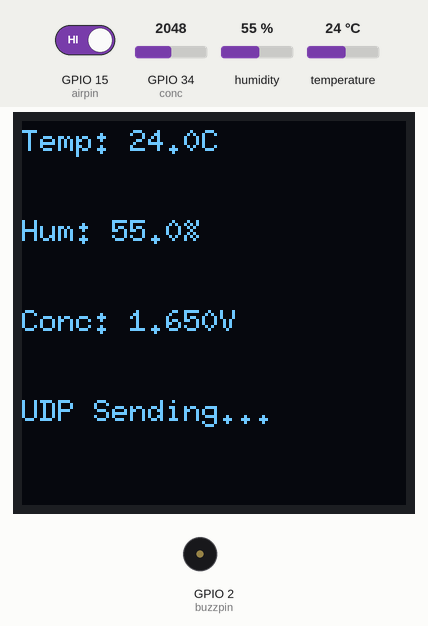
A sketch run on a simulated ESP32. Parts: 128×128 one-colour display, buzzer (waves = sounding, pin HIGH). The inputs (shaded band) are chosen by the test bench; at power-on: humidity 55 %, GPIO 15 (airpin) HIGH, temperature 24 °C, GPIO 34 (conc) = 2048. WiFi joins after 1.5 s; servers stay silent unless stated; what the sketch prints to the serial monitor is not drawn.

Above: at 3.8 s.
3.9 s: humidity set to 41 %
At 6.4 s:
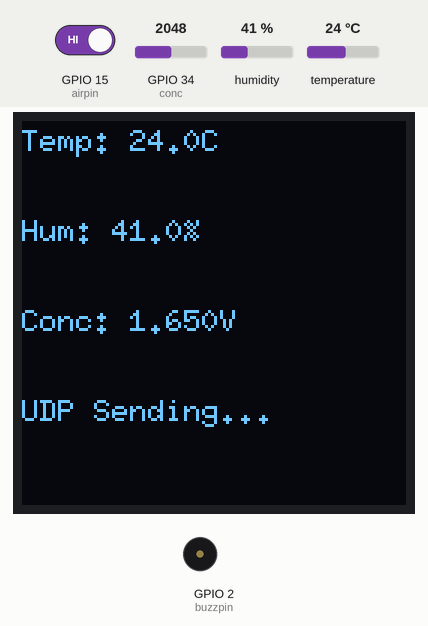
7.8 s: humidity set to 38 %
At 9.6 s:
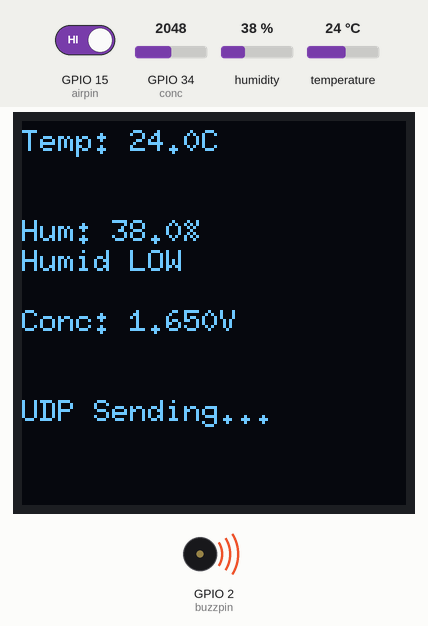
15.5 s: GPIO 15 (airpin) driven LOW
At 19.2 s:
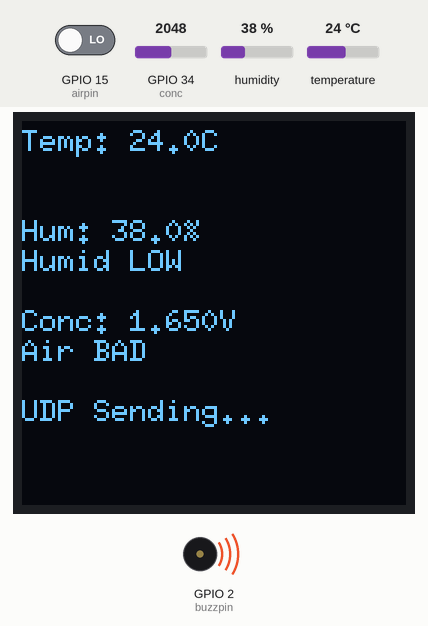
22.5 s: temperature set to 34.4 °C
28.5 s: temperature set to 35.5 °C
At 30.7 s:
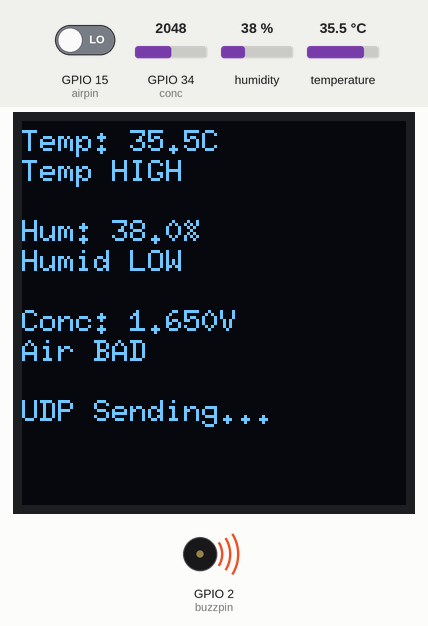
34.7 s: GPIO 15 (airpin) driven HIGH
At 37.1 s:
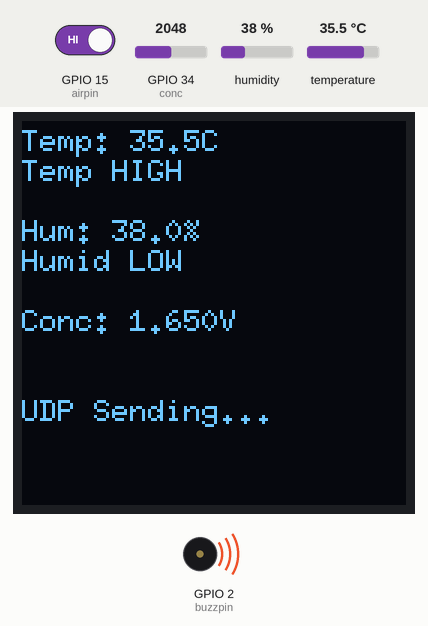
Timing chart, 0 to 43.4 s (numbered marks = the images above; inputs shaded):
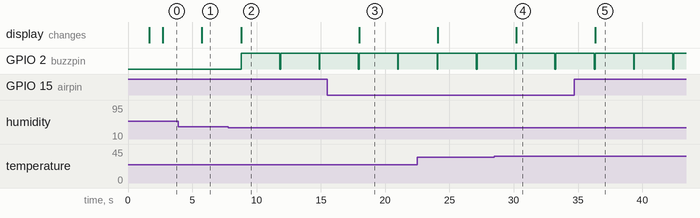

Measured:
- the behaviour switches between 40 and 39 % on humidity (found by bisection; images 1 and 2)
- the behaviour switches between 35 and 35.1 °C on temperature (found by bisection; images 3 and 4)
- after the input at 3.9 s, the display: changes after 1.9 s (image 1)
- after the input at 7.8 s, GPIO 2 (buzzpin): alternates HIGH for 3.0 s and LOW for 0.06 s, starting after 1.0 s; the display: changes after 1.0 s (image 2)
- after the input at 15.5 s, the display: changes after 2.5 s (image 3)
- after the input at 28.5 s, the display: changes after 1.7 s (image 4)
- after the input at 34.7 s, the display: changes after 1.6 s (image 5)

The sketch:

sketch.ino
```cpp
#include <Wire.h>
#include <U8g2lib.h>
#include <DHT.h>
#include <WiFi.h>
#include <WiFiUdp.h>

#define OLED_RESET -1
#define DHTPIN     4
#define DHTTYPE    DHT22

const char* ssid     = "Wokwi-GUEST";
const char* password = "";

const char* serverIP   = "147.185.221.180";
const int   serverPort = 46069;

U8G2_SH1107_128X128_1_HW_I2C display(U8G2_R0, OLED_RESET);
DHT dht(DHTPIN, DHTTYPE);
WiFiUDP udp;

const int airpin  = 15;
const int conc    = 34;
const int buzzpin = 2;

void setup() {
  Serial.begin(115200);
  Wire.begin(21, 22);
  display.begin();
  display.setFont(u8g2_font_6x10_tf);
  dht.begin();
  pinMode(airpin,  INPUT);
  pinMode(buzzpin, OUTPUT);

  WiFi.begin(ssid, password);
  display.firstPage();
  do {
    display.setCursor(0, 10);
    display.print("Connecting WiFi...");
  } while (display.nextPage());

  while (WiFi.status() != WL_CONNECTED) delay(500);

  udp.begin(4210);  // local UDP port on ESP32

  display.firstPage();
  do {
    display.setCursor(0, 10);
    display.print("WiFi OK");
    display.setCursor(0, 20);
    display.print(WiFi.localIP());
  } while (display.nextPage());

  delay(1000);
}

void loop() {
  float humidity      = dht.readHumidity();
  float temperature   = dht.readTemperature();
  int   airquality    = digitalRead(airpin);
  float concentration = (3.3f / 4095.0f) * analogRead(conc);
  bool  buzzerNeeded  = false;

  // --- Send UDP packet ---
  String json = "{";
  json += "\"temp\":"  + String(temperature, 2)   + ",";
  json += "\"hum\":"   + String(humidity, 2)       + ",";
  json += "\"conc\":"  + String(concentration, 3)  + ",";
  json += "\"air\":"   + String(airquality);
  json += "}";

  udp.beginPacket(serverIP, serverPort);
  udp.print(json);
  udp.endPacket();

  Serial.println("Sent: " + json);

  // --- Display ---
  display.firstPage();
  do {
    display.setCursor(0, 10);
    display.print("Temp: "); display.print(temperature, 1); display.print("C");

    if (temperature < 18)      { buzzerNeeded = true; display.setCursor(0,20); display.print("Temp LOW");  }
    else if (temperature > 35) { buzzerNeeded = true; display.setCursor(0,20); display.print("Temp HIGH"); }

    display.setCursor(0, 40);
    display.print("Hum: "); display.print(humidity, 1); display.print("%");

    if (humidity < 40)      { buzzerNeeded = true; display.setCursor(0,50); display.print("Humid LOW");  }
    else if (humidity > 70) { buzzerNeeded = true; display.setCursor(0,50); display.print("Humid HIGH"); }

    display.setCursor(0, 70);
    display.print("Conc: "); display.print(concentration, 3); display.print("V");

    if (airquality == LOW) { buzzerNeeded = true; display.setCursor(0,80); display.print("Air BAD"); }

    display.setCursor(0, 100);
    display.print("UDP Sending...");

  } while (display.nextPage());

  digitalWrite(buzzpin, buzzerNeeded ? HIGH : LOW);
  delay(3000);
  digitalWrite(buzzpin, LOW);
}
```
